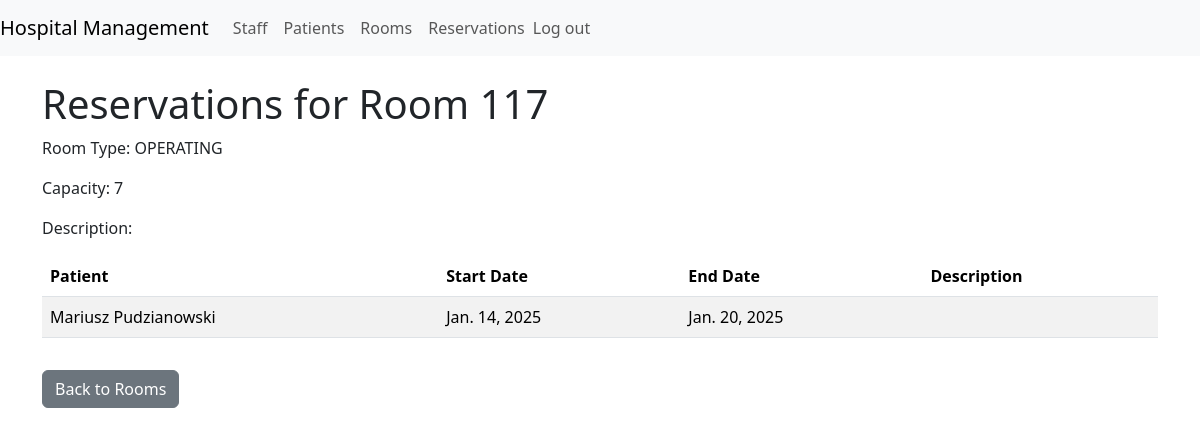
Screenshot of /room_reservations/8/ (signed in) with the database file from the repository.
### management/models.py (models this page shows, shortened)
class Room(models.Model):
    ROOM_TYPES = [
        ('OPERATING', 'Operating room'),
        ('CONSULTATION', 'Consultation room'),
    ]
    name = models.CharField(max_length=100)
    type = models.CharField(max_length=20, choices=ROOM_TYPES)
    description = models.TextField(blank=True, null=True)
    room_number = models.BigIntegerField()
    capacity = models.PositiveIntegerField()

class Reservation(models.Model):
    patient = models.ForeignKey(Patient, on_delete=models.CASCADE)
    room = models.ForeignKey(Room, on_delete=models.CASCADE)
    start_date = models.DateField()
    end_date = models.DateField()
    description = models.TextField(blank=True, null=True)

class Patient(models.Model):
    first_name = models.CharField(max_length=30)
    last_name = models.CharField(max_length=50)
    birth_date = models.DateField()
    registration_date = models.DateTimeField(auto_now_add=True)
    registered_by = models.ForeignKey(User, on_delete=models.SET_NULL, null=True)

### management/views.py (the view)
# urls.py: path('room_reservations/<int:room_id>/', views.room_reservations, name='room_reservations')
@login_required
def room_reservations(request, room_id):
    room = get_object_or_404(Room, id=room_id)
    reservations = Reservation.objects.filter(room=room).order_by('-start_date')
    return render(request, 'room_reservations.html', {
        'room': room,
        'reservations': reservations,
    })

### management/context_processors.py (called while the page is built)
def user_role_context(request):
    if request.user.is_authenticated:
        try:
            staff_member = Staff.objects.get(user=request.user)
            return {'user_role': staff_member.role}
        except Staff.DoesNotExist:
            return {'user_role': None}
    else:
        return {'user_role': None}

### templates/room_reservations.html (shortened to what this page needs)
{% extends 'base.html' %}
{% block content %}
<h1 class="mt-4">Reservations for Room {{ room.room_number }}</h1>
<p>Room Type: {{ room.type }}</p>
<p>Capacity: {{ room.capacity }}</p>
<p>Description: {{ room.description }}</p>
<table class="table table-striped mt-3">
    <thead>
        <tr>
            <th scope="col">Patient</th>
            <th scope="col">Start Date</th>
            <th scope="col">End Date</th>
            <th scope="col">Description</th>
        </tr>
    </thead>
    <tbody>
        {% for reservation in reservations %}
        <tr>
            <td>{{ reservation.patient.first_name }} {{ reservation.patient.last_name }}</td>
            <td>{{ reservation.start_date }}</td>
            <td>{{ reservation.end_date }}</td>
            <td>{{ reservation.description }}</td>
        </tr>
        {% empty %}
        <tr>
            <td colspan="4" class="text-center">No reservations for this room.</td>
        </tr>
        {% endfor %}
    </tbody>
</table>
<a href="{% url 'room_list' %}" class="btn btn-secondary mt-3">Back to Rooms</a>
{% endblock %}

### rows the page displays
Room: room_number "117", type "OPERATING", capacity "7"
Reservation: patient.first_name "Mariusz", patient.last_name "Pudzianowski", start_date "Jan. 14, 2025", end_date "Jan. 20, 2025"
